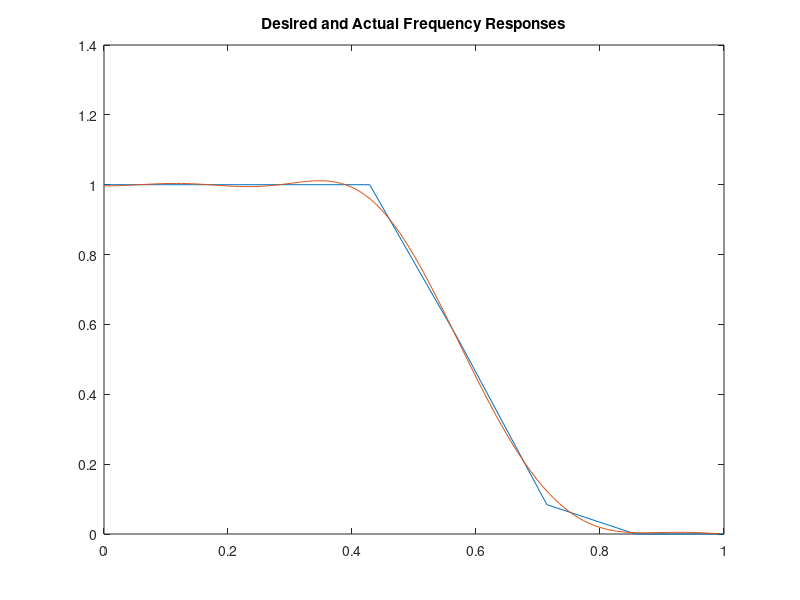

MATLAB code to generate this figure:
function Fresamp
%Design arbitrary FIR filter by frequency sampling method

n=15;
m = [1 1 1 1 0.5571 0.0841 0 0];
f = [0 1/7 2/7 3/7 4/7 5/7 6/7 1];
window = [1 1 1 1 1 1 1 1 1 1 1 1 1 1 1 1]; % n+1 elements long
b = fir2(n,f,m,window); % get filter coefficients

%Output the results
disp('The coefficients are:'); disp(b);
[h,w] = freqz(b,1,128);
plot(f,m,w/pi,abs(h)); title('Desired and Actual Frequency Responses');
